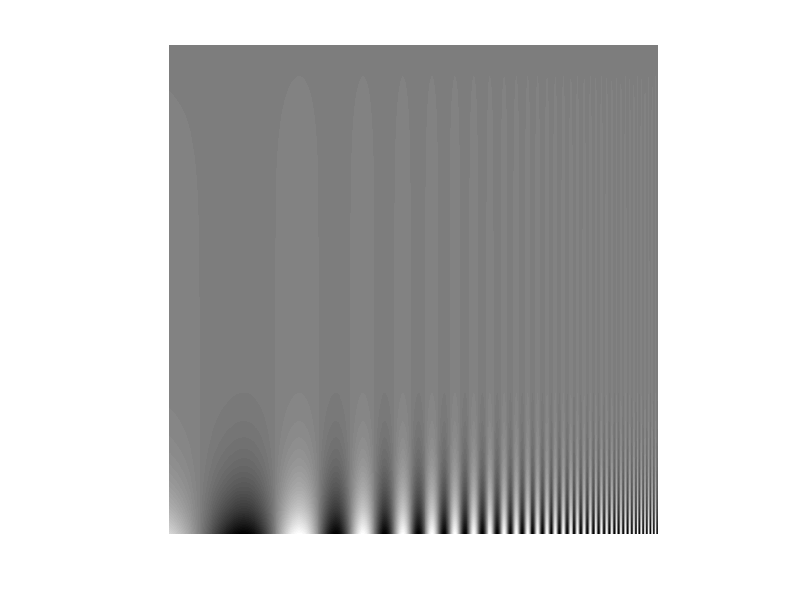

Source code (MATLAB): (Note: this script raises an error after producing the figure.)
imgNegra = zeros(1500,1500);

wDeg = 1;  %tamaño de imagen(en grados)
nPix = 1000;  %resolución de la imagen (en pixeles)

[x,y] = meshgrid(linspace(-wDeg/2,wDeg/2,nPix+1));

expo = 0.8*4.5*exp(4.5*x);
func = (sin(2*pi*expo).*exp(y*12));

imagesc(func);
axis equal
axis off
colormap("gray")

impixelinfo;